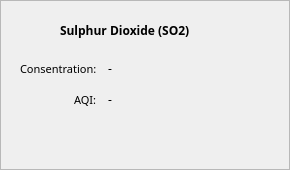
                     <widget class="QFrame" name="frame_so2">
                      <property name="sizePolicy">
                       <sizepolicy hsizetype="Preferred" vsizetype="Fixed">
                        <horstretch>0</horstretch>
                        <verstretch>0</verstretch>
                       </sizepolicy>
                      </property>
                      <property name="minimumSize">
                       <size>
                        <width>0</width>
                        <height>170</height>
                       </size>
                      </property>
                      <property name="frameShape">
                       <enum>QFrame::StyledPanel</enum>
                      </property>
                      <property name="frameShadow">
                       <enum>QFrame::Raised</enum>
                      </property>
                      <widget class="QLabel" name="label_8">
                       <property name="geometry">
                        <rect>
                         <x>60</x>
                         <y>10</y>
                         <width>191</width>
                         <height>41</height>
                        </rect>
                       </property>
                       <property name="font">
                        <font>
                         <family>Nunito Light</family>
                         <pointsize>9</pointsize>
                         <weight>75</weight>
                         <bold>true</bold>
                        </font>
                       </property>
                       <property name="text">
                        <string>Sulphur Dioxide (SO2)</string>
                       </property>
                      </widget>
                      <widget class="QWidget" name="formLayoutWidget_3">
                       <property name="geometry">
                        <rect>
                         <x>10</x>
                         <y>60</y>
                         <width>271</width>
                         <height>101</height>
                        </rect>
                       </property>
                       <layout class="QFormLayout" name="formLayout_4">
                        <property name="labelAlignment">
                         <set>Qt::AlignRight|Qt::AlignTrailing|Qt::AlignVCenter</set>
                        </property>
                        <property name="horizontalSpacing">
                         <number>11</number>
                        </property>
                        <property name="verticalSpacing">
                         <number>14</number>
                        </property>
                        <property name="leftMargin">
                         <number>10</number>
                        </property>
                        <item row="0" column="0">
                         <widget class="QLabel" name="label_15">
                          <property name="font">
                           <font>
                            <family>Nunito Light</family>
                            <pointsize>8</pointsize>
                            <weight>50</weight>
                            <bold>false</bold>
                           </font>
                          </property>
                          <property name="text">
                           <string>Consentration:</string>
                          </property>
                         </widget>
                        </item>
                        <item row="1" column="0">
                         <widget class="QLabel" name="label_16">
                          <property name="font">
                           <font>
                            <family>Nunito Light</family>
                            <pointsize>8</pointsize>
                            <weight>50</weight>
                            <bold>false</bold>
                           </font>
                          </property>
                          <property name="text">
                           <string>AQI:</string>
                          </property>
                         </widget>
                        </item>
                        <item row="0" column="1">
                         <widget class="QLabel" name="so_cons">
                          <property name="font">
                           <font>
                            <family>Nunito SemiBold</family>
                           </font>
                          </property>
                          <property name="text">
                           <string>-</string>
                          </property>
                         </widget>
                        </item>
                        <item row="1" column="1">
                         <widget class="QLabel" name="so2_aqi">
                          <property name="font">
                           <font>
                            <family>Nunito SemiBold</family>
                            <weight>50</weight>
                            <bold>false</bold>
                           </font>
                          </property>
                          <property name="text">
                           <string>-</string>
                          </property>
                          <property name="textInteractionFlags">
                           <set>Qt::LinksAccessibleByMouse</set>
                          </property>
                         </widget>
                        </item>
                       </layout>
                      </widget>
                     </widget>
